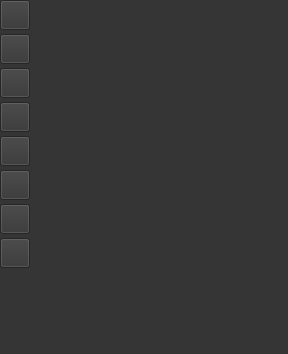
<?xml version="1.0" encoding="UTF-8"?>
<ui version="4.0">
 <class>Look</class>
 <widget class="QWidget" name="Look">
  <property name="geometry">
   <rect>
    <x>0</x>
    <y>0</y>
    <width>288</width>
    <height>354</height>
   </rect>
  </property>
  <property name="sizePolicy">
   <sizepolicy hsizetype="Maximum" vsizetype="Maximum">
    <horstretch>0</horstretch>
    <verstretch>0</verstretch>
   </sizepolicy>
  </property>
  <property name="palette">
   <palette>
    <active>
     <colorrole role="WindowText">
      <brush brushstyle="SolidPattern">
       <color alpha="255">
        <red>255</red>
        <green>255</green>
        <blue>255</blue>
       </color>
      </brush>
     </colorrole>
     <colorrole role="Button">
      <brush brushstyle="SolidPattern">
       <color alpha="255">
        <red>53</red>
        <green>53</green>
        <blue>53</blue>
       </color>
      </brush>
     </colorrole>
     <colorrole role="Light">
      <brush brushstyle="SolidPattern">
       <color alpha="255">
        <red>53</red>
        <green>53</green>
        <blue>53</blue>
       </color>
      </brush>
     </colorrole>
     <colorrole role="Midlight">
      <brush brushstyle="SolidPattern">
       <color alpha="255">
        <red>53</red>
        <green>53</green>
        <blue>53</blue>
       </color>
      </brush>
     </colorrole>
     <colorrole role="Dark">
      <brush brushstyle="SolidPattern">
       <color alpha="255">
        <red>98</red>
        <green>98</green>
        <blue>98</blue>
       </color>
      </brush>
     </colorrole>
     <colorrole role="Mid">
      <brush brushstyle="SolidPattern">
       <color alpha="255">
        <red>154</red>
        <green>154</green>
        <blue>154</blue>
       </color>
      </brush>
     </colorrole>
     <colorrole role="Text">
      <brush brushstyle="SolidPattern">
       <color alpha="255">
        <red>255</red>
        <green>255</green>
        <blue>255</blue>
       </color>
      </brush>
     </colorrole>
     <colorrole role="BrightText">
      <brush brushstyle="SolidPattern">
       <color alpha="255">
        <red>255</red>
        <green>255</green>
        <blue>255</blue>
       </color>
      </brush>
     </colorrole>
     <colorrole role="ButtonText">
      <brush brushstyle="SolidPattern">
       <color alpha="255">
        <red>255</red>
        <green>255</green>
        <blue>255</blue>
       </color>
      </brush>
     </colorrole>
     <colorrole role="Base">
      <brush brushstyle="SolidPattern">
       <color alpha="255">
        <red>53</red>
        <green>53</green>
        <blue>53</blue>
       </color>
      </brush>
     </colorrole>
     <colorrole role="Window">
      <brush brushstyle="SolidPattern">
       <color alpha="255">
        <red>53</red>
        <green>53</green>
        <blue>53</blue>
       </color>
      </brush>
     </colorrole>
     <colorrole role="Shadow">
      <brush brushstyle="SolidPattern">
       <color alpha="255">
        <red>53</red>
        <green>53</green>
        <blue>53</blue>
       </color>
      </brush>
     </colorrole>
     <colorrole role="Highlight">
      <brush brushstyle="SolidPattern">
       <color alpha="255">
        <red>98</red>
        <green>98</green>
        <blue>98</blue>
       </color>
      </brush>
     </colorrole>
     <colorrole role="HighlightedText">
      <brush brushstyle="SolidPattern">
       <color alpha="255">
        <red>255</red>
        <green>255</green>
        <blue>255</blue>
       </color>
      </brush>
     </colorrole>
     <colorrole role="Link">
      <brush brushstyle="SolidPattern">
       <color alpha="255">
        <red>53</red>
        <green>53</green>
        <blue>53</blue>
       </color>
      </brush>
     </colorrole>
     <colorrole role="LinkVisited">
      <brush brushstyle="SolidPattern">
       <color alpha="255">
        <red>53</red>
        <green>53</green>
        <blue>53</blue>
       </color>
      </brush>
     </colorrole>
     <colorrole role="AlternateBase">
      <brush brushstyle="SolidPattern">
       <color alpha="255">
        <red>53</red>
        <green>53</green>
        <blue>53</blue>
       </color>
      </brush>
     </colorrole>
     <colorrole role="ToolTipBase">
      <brush brushstyle="SolidPattern">
       <color alpha="255">
        <red>255</red>
        <green>255</green>
        <blue>255</blue>
       </color>
      </brush>
     </colorrole>
     <colorrole role="ToolTipText">
      <brush brushstyle="SolidPattern">
       <color alpha="255">
        <red>255</red>
        <green>255</green>
        <blue>255</blue>
       </color>
      </brush>
     </colorrole>
     <colorrole role="PlaceholderText">
      <brush brushstyle="SolidPattern">
       <color alpha="128">
        <red>98</red>
        <green>98</green>
        <blue>98</blue>
       </color>
      </brush>
     </colorrole>
    </active>
    <inactive>
     <colorrole role="WindowText">
      <brush brushstyle="SolidPattern">
       <color alpha="255">
        <red>255</red>
        <green>255</green>
        <blue>255</blue>
       </color>
      </brush>
     </colorrole>
     <colorrole role="Button">
      <brush brushstyle="SolidPattern">
       <color alpha="255">
        <red>53</red>
        <green>53</green>
        <blue>53</blue>
       </color>
      </brush>
     </colorrole>
     <colorrole role="Light">
      <brush brushstyle="SolidPattern">
       <color alpha="255">
        <red>53</red>
        <green>53</green>
        <blue>53</blue>
       </color>
      </brush>
     </colorrole>
     <colorrole role="Midlight">
      <brush brushstyle="SolidPattern">
       <color alpha="255">
        <red>53</red>
        <green>53</green>
        <blue>53</blue>
       </color>
      </brush>
     </colorrole>
     <colorrole role="Dark">
      <brush brushstyle="SolidPattern">
       <color alpha="255">
        <red>98</red>
        <green>98</green>
        <blue>98</blue>
       </color>
      </brush>
     </colorrole>
     <colorrole role="Mid">
      <brush brushstyle="SolidPattern">
       <color alpha="255">
        <red>154</red>
        <green>154</green>
        <blue>154</blue>
       </color>
      </brush>
     </colorrole>
     <colorrole role="Text">
      <brush brushstyle="SolidPattern">
       <color alpha="255">
        <red>255</red>
        <green>255</green>
        <blue>255</blue>
       </color>
      </brush>
     </colorrole>
     <colorrole role="BrightText">
      <brush brushstyle="SolidPattern">
       <color alpha="255">
        <red>255</red>
        <green>255</green>
        <blue>255</blue>
       </color>
      </brush>
     </colorrole>
     <colorrole role="ButtonText">
      <brush brushstyle="SolidPattern">
       <color alpha="255">
        <red>255</red>
        <green>255</green>
        <blue>255</blue>
       </color>
      </brush>
     </colorrole>
     <colorrole role="Base">
      <brush brushstyle="SolidPattern">
       <color alpha="255">
        <red>53</red>
        <green>53</green>
        <blue>53</blue>
       </color>
      </brush>
     </colorrole>
     <colorrole role="Window">
      <brush brushstyle="SolidPattern">
       <color alpha="255">
        <red>53</red>
        <green>53</green>
        <blue>53</blue>
       </color>
      </brush>
     </colorrole>
     <colorrole role="Shadow">
      <brush brushstyle="SolidPattern">
       <color alpha="255">
        <red>53</red>
        <green>53</green>
        <blue>53</blue>
       </color>
      </brush>
     </colorrole>
     <colorrole role="Highlight">
      <brush brushstyle="SolidPattern">
       <color alpha="255">
        <red>98</red>
        <green>98</green>
        <blue>98</blue>
       </color>
      </brush>
     </colorrole>
     <colorrole role="HighlightedText">
      <brush brushstyle="SolidPattern">
       <color alpha="255">
        <red>255</red>
        <green>255</green>
        <blue>255</blue>
       </color>
      </brush>
     </colorrole>
     <colorrole role="Link">
      <brush brushstyle="SolidPattern">
       <color alpha="255">
        <red>53</red>
        <green>53</green>
        <blue>53</blue>
       </color>
      </brush>
     </colorrole>
     <colorrole role="LinkVisited">
      <brush brushstyle="SolidPattern">
       <color alpha="255">
        <red>53</red>
        <green>53</green>
        <blue>53</blue>
       </color>
      </brush>
     </colorrole>
     <colorrole role="AlternateBase">
      <brush brushstyle="SolidPattern">
       <color alpha="255">
        <red>53</red>
        <green>53</green>
        <blue>53</blue>
       </color>
      </brush>
     </colorrole>
     <colorrole role="ToolTipBase">
      <brush brushstyle="SolidPattern">
       <color alpha="255">
        <red>255</red>
        <green>255</green>
        <blue>255</blue>
       </color>
      </brush>
     </colorrole>
     <colorrole role="ToolTipText">
      <brush brushstyle="SolidPattern">
       <color alpha="255">
        <red>255</red>
        <green>255</green>
        <blue>255</blue>
       </color>
      </brush>
     </colorrole>
     <colorrole role="PlaceholderText">
      <brush brushstyle="SolidPattern">
       <color alpha="128">
        <red>98</red>
        <green>98</green>
        <blue>98</blue>
       </color>
      </brush>
     </colorrole>
    </inactive>
    <disabled>
     <colorrole role="WindowText">
      <brush brushstyle="SolidPattern">
       <color alpha="255">
        <red>255</red>
        <green>255</green>
        <blue>255</blue>
       </color>
      </brush>
     </colorrole>
     <colorrole role="Button">
      <brush brushstyle="SolidPattern">
       <color alpha="255">
        <red>53</red>
        <green>53</green>
        <blue>53</blue>
       </color>
      </brush>
     </colorrole>
     <colorrole role="Light">
      <brush brushstyle="SolidPattern">
       <color alpha="255">
        <red>53</red>
        <green>53</green>
        <blue>53</blue>
       </color>
      </brush>
     </colorrole>
     <colorrole role="Midlight">
      <brush brushstyle="SolidPattern">
       <color alpha="255">
        <red>53</red>
        <green>53</green>
        <blue>53</blue>
       </color>
      </brush>
     </colorrole>
     <colorrole role="Dark">
      <brush brushstyle="SolidPattern">
       <color alpha="255">
        <red>98</red>
        <green>98</green>
        <blue>98</blue>
       </color>
      </brush>
     </colorrole>
     <colorrole role="Mid">
      <brush brushstyle="SolidPattern">
       <color alpha="255">
        <red>154</red>
        <green>154</green>
        <blue>154</blue>
       </color>
      </brush>
     </colorrole>
     <colorrole role="Text">
      <brush brushstyle="SolidPattern">
       <color alpha="255">
        <red>255</red>
        <green>255</green>
        <blue>255</blue>
       </color>
      </brush>
     </colorrole>
     <colorrole role="BrightText">
      <brush brushstyle="SolidPattern">
       <color alpha="255">
        <red>255</red>
        <green>255</green>
        <blue>255</blue>
       </color>
      </brush>
     </colorrole>
     <colorrole role="ButtonText">
      <brush brushstyle="SolidPattern">
       <color alpha="255">
        <red>255</red>
        <green>255</green>
        <blue>255</blue>
       </color>
      </brush>
     </colorrole>
     <colorrole role="Base">
      <brush brushstyle="SolidPattern">
       <color alpha="255">
        <red>53</red>
        <green>53</green>
        <blue>53</blue>
       </color>
      </brush>
     </colorrole>
     <colorrole role="Window">
      <brush brushstyle="SolidPattern">
       <color alpha="255">
        <red>53</red>
        <green>53</green>
        <blue>53</blue>
       </color>
      </brush>
     </colorrole>
     <colorrole role="Shadow">
      <brush brushstyle="SolidPattern">
       <color alpha="255">
        <red>53</red>
        <green>53</green>
        <blue>53</blue>
       </color>
      </brush>
     </colorrole>
     <colorrole role="Highlight">
      <brush brushstyle="SolidPattern">
       <color alpha="255">
        <red>98</red>
        <green>98</green>
        <blue>98</blue>
       </color>
      </brush>
     </colorrole>
     <colorrole role="HighlightedText">
      <brush brushstyle="SolidPattern">
       <color alpha="255">
        <red>255</red>
        <green>255</green>
        <blue>255</blue>
       </color>
      </brush>
     </colorrole>
     <colorrole role="Link">
      <brush brushstyle="SolidPattern">
       <color alpha="255">
        <red>53</red>
        <green>53</green>
        <blue>53</blue>
       </color>
      </brush>
     </colorrole>
     <colorrole role="LinkVisited">
      <brush brushstyle="SolidPattern">
       <color alpha="255">
        <red>53</red>
        <green>53</green>
        <blue>53</blue>
       </color>
      </brush>
     </colorrole>
     <colorrole role="AlternateBase">
      <brush brushstyle="SolidPattern">
       <color alpha="255">
        <red>53</red>
        <green>53</green>
        <blue>53</blue>
       </color>
      </brush>
     </colorrole>
     <colorrole role="ToolTipBase">
      <brush brushstyle="SolidPattern">
       <color alpha="255">
        <red>255</red>
        <green>255</green>
        <blue>255</blue>
       </color>
      </brush>
     </colorrole>
     <colorrole role="ToolTipText">
      <brush brushstyle="SolidPattern">
       <color alpha="255">
        <red>255</red>
        <green>255</green>
        <blue>255</blue>
       </color>
      </brush>
     </colorrole>
     <colorrole role="PlaceholderText">
      <brush brushstyle="SolidPattern">
       <color alpha="128">
        <red>98</red>
        <green>98</green>
        <blue>98</blue>
       </color>
      </brush>
     </colorrole>
    </disabled>
   </palette>
  </property>
  <property name="windowTitle">
   <string>Form</string>
  </property>
  <layout class="QVBoxLayout" name="verticalLayout">
   <property name="spacing">
    <number>4</number>
   </property>
   <property name="leftMargin">
    <number>0</number>
   </property>
   <property name="topMargin">
    <number>0</number>
   </property>
   <property name="rightMargin">
    <number>0</number>
   </property>
   <property name="bottomMargin">
    <number>0</number>
   </property>
   <item>
    <widget class="QToolButton" name="toolButtonAP">
     <property name="sizePolicy">
      <sizepolicy hsizetype="Minimum" vsizetype="Fixed">
       <horstretch>0</horstretch>
       <verstretch>0</verstretch>
      </sizepolicy>
     </property>
     <property name="minimumSize">
      <size>
       <width>30</width>
       <height>30</height>
      </size>
     </property>
     <property name="maximumSize">
      <size>
       <width>30</width>
       <height>30</height>
      </size>
     </property>
     <property name="toolTip">
      <string>Передний вид</string>
     </property>
     <property name="styleSheet">
      <string notr="true"/>
     </property>
     <property name="text">
      <string/>
     </property>
     <property name="icon">
      <iconset resource="../resources.qrc">
       <normaloff>:/icons/look/спереди.png</normaloff>:/icons/look/спереди.png</iconset>
     </property>
     <property name="iconSize">
      <size>
       <width>24</width>
       <height>24</height>
      </size>
     </property>
    </widget>
   </item>
   <item>
    <widget class="QToolButton" name="toolButtonPA">
     <property name="sizePolicy">
      <sizepolicy hsizetype="Minimum" vsizetype="Fixed">
       <horstretch>0</horstretch>
       <verstretch>0</verstretch>
      </sizepolicy>
     </property>
     <property name="minimumSize">
      <size>
       <width>30</width>
       <height>30</height>
      </size>
     </property>
     <property name="maximumSize">
      <size>
       <width>30</width>
       <height>30</height>
      </size>
     </property>
     <property name="toolTip">
      <string>Задний вид</string>
     </property>
     <property name="styleSheet">
      <string notr="true"/>
     </property>
     <property name="text">
      <string/>
     </property>
     <property name="icon">
      <iconset resource="../resources.qrc">
       <normaloff>:/icons/look/сзади.png</normaloff>:/icons/look/сзади.png</iconset>
     </property>
     <property name="iconSize">
      <size>
       <width>28</width>
       <height>28</height>
      </size>
     </property>
    </widget>
   </item>
   <item>
    <widget class="QToolButton" name="toolButtonLAO">
     <property name="sizePolicy">
      <sizepolicy hsizetype="Minimum" vsizetype="Fixed">
       <horstretch>0</horstretch>
       <verstretch>0</verstretch>
      </sizepolicy>
     </property>
     <property name="minimumSize">
      <size>
       <width>30</width>
       <height>30</height>
      </size>
     </property>
     <property name="maximumSize">
      <size>
       <width>30</width>
       <height>30</height>
      </size>
     </property>
     <property name="toolTip">
      <string>Левый передний косой вид</string>
     </property>
     <property name="styleSheet">
      <string notr="true"/>
     </property>
     <property name="text">
      <string/>
     </property>
     <property name="icon">
      <iconset resource="../resources.qrc">
       <normaloff>:/icons/look/левый косой.png</normaloff>:/icons/look/левый косой.png</iconset>
     </property>
     <property name="iconSize">
      <size>
       <width>24</width>
       <height>24</height>
      </size>
     </property>
    </widget>
   </item>
   <item>
    <widget class="QToolButton" name="toolButtonRAO">
     <property name="sizePolicy">
      <sizepolicy hsizetype="Minimum" vsizetype="Fixed">
       <horstretch>0</horstretch>
       <verstretch>0</verstretch>
      </sizepolicy>
     </property>
     <property name="minimumSize">
      <size>
       <width>30</width>
       <height>30</height>
      </size>
     </property>
     <property name="maximumSize">
      <size>
       <width>30</width>
       <height>30</height>
      </size>
     </property>
     <property name="toolTip">
      <string>Правый передний косой вид</string>
     </property>
     <property name="styleSheet">
      <string notr="true"/>
     </property>
     <property name="text">
      <string/>
     </property>
     <property name="icon">
      <iconset resource="../resources.qrc">
       <normaloff>:/icons/look/правый косой.png</normaloff>:/icons/look/правый косой.png</iconset>
     </property>
     <property name="iconSize">
      <size>
       <width>24</width>
       <height>24</height>
      </size>
     </property>
    </widget>
   </item>
   <item>
    <widget class="QToolButton" name="toolButtonSUP">
     <property name="sizePolicy">
      <sizepolicy hsizetype="Minimum" vsizetype="Fixed">
       <horstretch>0</horstretch>
       <verstretch>0</verstretch>
      </sizepolicy>
     </property>
     <property name="minimumSize">
      <size>
       <width>30</width>
       <height>30</height>
      </size>
     </property>
     <property name="maximumSize">
      <size>
       <width>30</width>
       <height>30</height>
      </size>
     </property>
     <property name="toolTip">
      <string>Сверху вид</string>
     </property>
     <property name="styleSheet">
      <string notr="true"/>
     </property>
     <property name="text">
      <string/>
     </property>
     <property name="icon">
      <iconset resource="../resources.qrc">
       <normaloff>:/icons/look/сверху.png</normaloff>:/icons/look/сверху.png</iconset>
     </property>
     <property name="iconSize">
      <size>
       <width>24</width>
       <height>24</height>
      </size>
     </property>
    </widget>
   </item>
   <item>
    <widget class="QToolButton" name="toolButtonINF">
     <property name="sizePolicy">
      <sizepolicy hsizetype="Minimum" vsizetype="Fixed">
       <horstretch>0</horstretch>
       <verstretch>0</verstretch>
      </sizepolicy>
     </property>
     <property name="minimumSize">
      <size>
       <width>30</width>
       <height>30</height>
      </size>
     </property>
     <property name="maximumSize">
      <size>
       <width>30</width>
       <height>30</height>
      </size>
     </property>
     <property name="toolTip">
      <string>Снизу вид</string>
     </property>
     <property name="styleSheet">
      <string notr="true"/>
     </property>
     <property name="text">
      <string/>
     </property>
     <property name="icon">
      <iconset resource="../resources.qrc">
       <normaloff>:/icons/look/снизу.png</normaloff>:/icons/look/снизу.png</iconset>
     </property>
     <property name="iconSize">
      <size>
       <width>24</width>
       <height>24</height>
      </size>
     </property>
    </widget>
   </item>
   <item>
    <widget class="QToolButton" name="toolButtonLL">
     <property name="sizePolicy">
      <sizepolicy hsizetype="Minimum" vsizetype="Fixed">
       <horstretch>0</horstretch>
       <verstretch>0</verstretch>
      </sizepolicy>
     </property>
     <property name="minimumSize">
      <size>
       <width>30</width>
       <height>30</height>
      </size>
     </property>
     <property name="maximumSize">
      <size>
       <width>30</width>
       <height>30</height>
      </size>
     </property>
     <property name="toolTip">
      <string>Левый боковой вид</string>
     </property>
     <property name="styleSheet">
      <string notr="true"/>
     </property>
     <property name="text">
      <string/>
     </property>
     <property name="icon">
      <iconset resource="../resources.qrc">
       <normaloff>:/icons/look/правый боковой.png</normaloff>:/icons/look/правый боковой.png</iconset>
     </property>
     <property name="iconSize">
      <size>
       <width>24</width>
       <height>24</height>
      </size>
     </property>
    </widget>
   </item>
   <item>
    <widget class="QToolButton" name="toolButtonRL">
     <property name="sizePolicy">
      <sizepolicy hsizetype="Minimum" vsizetype="Fixed">
       <horstretch>0</horstretch>
       <verstretch>0</verstretch>
      </sizepolicy>
     </property>
     <property name="minimumSize">
      <size>
       <width>30</width>
       <height>30</height>
      </size>
     </property>
     <property name="maximumSize">
      <size>
       <width>30</width>
       <height>30</height>
      </size>
     </property>
     <property name="toolTip">
      <string>Правый боковой</string>
     </property>
     <property name="styleSheet">
      <string notr="true"/>
     </property>
     <property name="text">
      <string/>
     </property>
     <property name="icon">
      <iconset resource="../resources.qrc">
       <normaloff>:/icons/look/левый боковой.png</normaloff>:/icons/look/левый боковой.png</iconset>
     </property>
     <property name="iconSize">
      <size>
       <width>24</width>
       <height>24</height>
      </size>
     </property>
    </widget>
   </item>
   <item>
    <spacer name="verticalSpacer">
     <property name="orientation">
      <enum>Qt::Vertical</enum>
     </property>
     <property name="sizeHint" stdset="0">
      <size>
       <width>20</width>
       <height>40</height>
      </size>
     </property>
    </spacer>
   </item>
  </layout>
 </widget>
 <resources>
  <include location="../resources.qrc"/>
 </resources>
 <connections/>
</ui>
